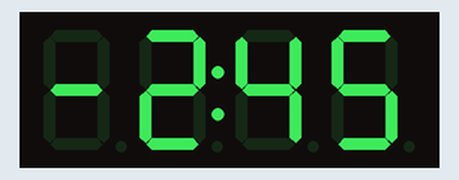
Recording of a sketch running on a simulated Arduino Uno, built with avr-gcc and run on an emulated ATmega328P. On the bench: 4-digit seven-segment display.

Above: at 0.1 s.
At 1.1 s:
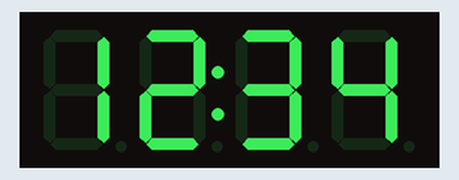

Measured:
- what the display in image 1 shows lasts 1.0 s, from 1.0 s to 2.0 s

The sketch:

4-digit-sketch_jul07a.ino
```cpp
#include "TM1637.h" // Подключаем библиотеку
#define CLK 2 // К этому пину подключаем CLK
#define DIO 3 // К этому пину подключаем DIO

TM1637 disp(CLK,DIO);

void setup() // Выполняем процедуру 1 раз
{
  // Устанавливаем яркость от 0 до 7
  disp.set(5);
  disp.init(D4056A);
}

void loop() // Повторяем в бесконечном цикле
{
  disp.display(-2.45); // Выводим значение
  delay(1000); // Пауза 1 сек
  disp.display(12.34); // Выводим значение
  delay(1000); // Пауза 1 сек
}
```
